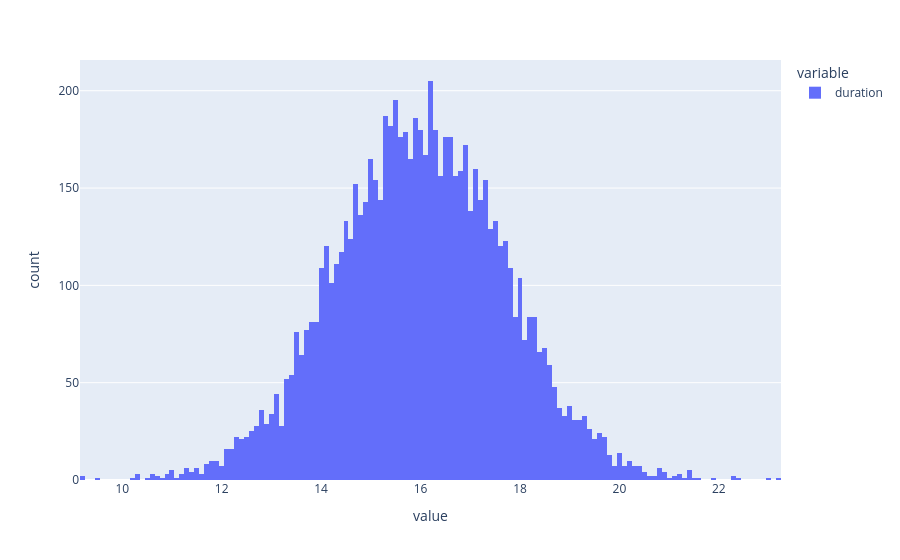

Source (notebook cell):
### Markdown cell above
Para empezar, **visualicémosla**.

### Code cell
import plotly.express as px

px.histogram(df["duration"].round(1))

### Figure 1 — Plotly figure (JSON) as saved in the notebook; plotly's stock layout.template omitted (floating-point values rounded to 4 significant figures; data arrays with more than 128 entries replaced by an {"elided": "..."} marker saying what was removed)
{"data": [{"bingroup": "x", "hovertemplate": "variable=duration<br>value=%{x}<br>count=%{y}<extra></extra>", "legendgroup": "duration", "marker": {"color": "#636efa", "pattern": {"shape": ""}}, "name": "duration", "orientation": "v", "showlegend": true, "type": "histogram", "x": {"elided": "7870 float values"}, "xaxis": "x", "yaxis": "y"}], "layout": {"barmode": "relative", "legend": {"title": {"text": "variable"}, "tracegroupgap": 0}, "margin": {"t": 60}, "xaxis": {"anchor": "y", "domain": [0, 1], "title": {"text": "value"}}, "yaxis": {"anchor": "x", "domain": [0, 1], "title": {"text": "count"}}}}
